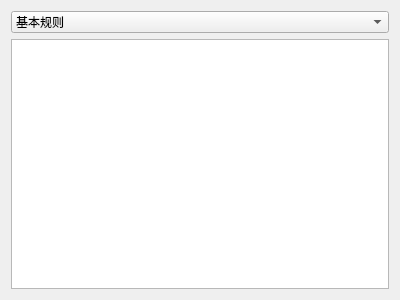
<?xml version="1.0" encoding="UTF-8"?>
<ui version="4.0">
 <class>CRuleDialog</class>
 <widget class="QDialog" name="CRuleDialog">
  <property name="geometry">
   <rect>
    <x>0</x>
    <y>0</y>
    <width>400</width>
    <height>300</height>
   </rect>
  </property>
  <property name="windowTitle">
   <string>Dialog</string>
  </property>
  <layout class="QGridLayout" name="gridLayout">
   <item row="0" column="0">
    <layout class="QHBoxLayout" name="horizontalLayout">
     <item>
      <widget class="QComboBox" name="comboBox">
       <item>
        <property name="text">
         <string>基本规则</string>
        </property>
       </item>
       <item>
        <property name="text">
         <string>牌介绍</string>
        </property>
       </item>
       <item>
        <property name="text">
         <string>玩法</string>
        </property>
       </item>
      </widget>
     </item>
    </layout>
   </item>
   <item row="1" column="0">
    <widget class="QTextEdit" name="textEdit"/>
   </item>
  </layout>
 </widget>
 <resources/>
 <connections/>
</ui>
